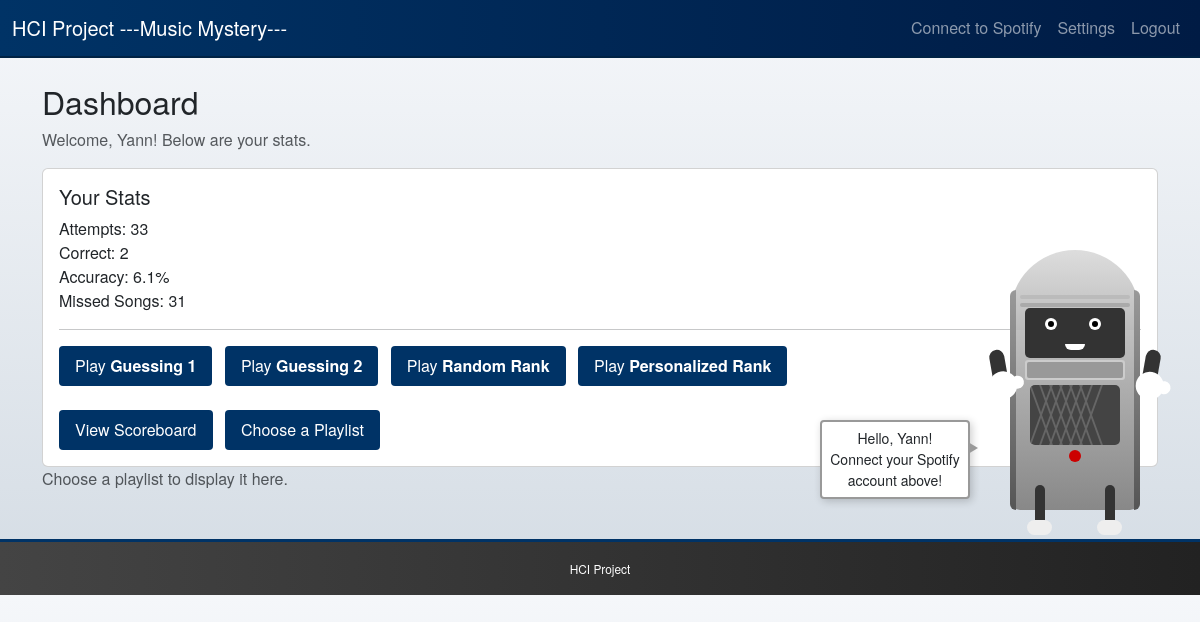
Page /dashboard (signed in) on the earlier database version.
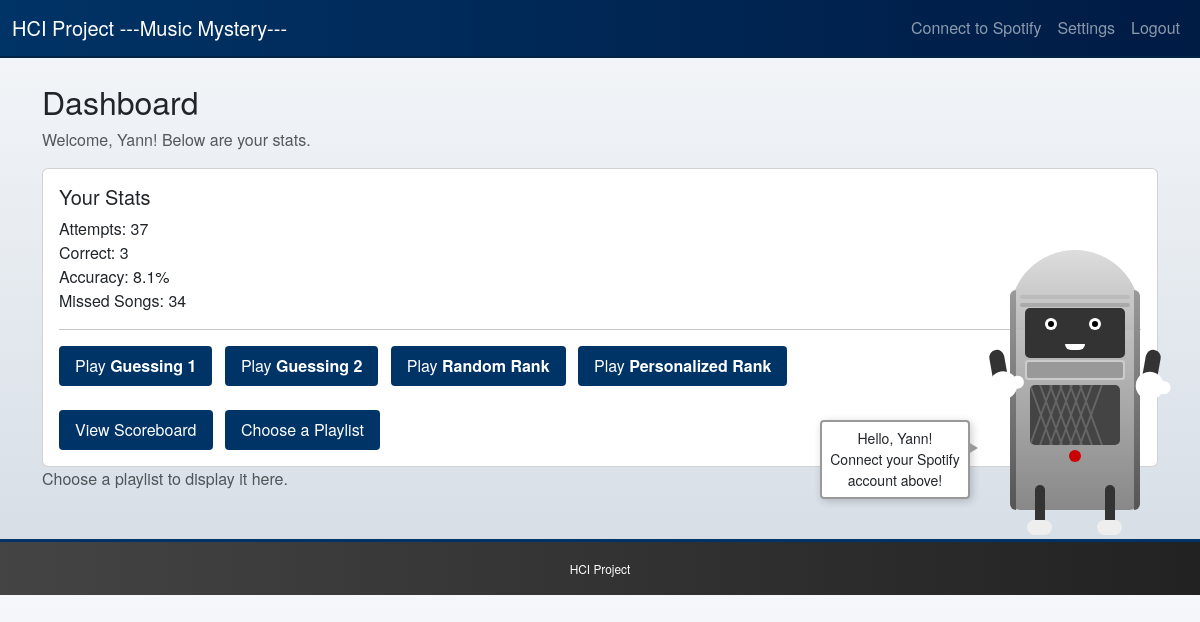
Same page on the later database version.
### models.py (models this page shows, shortened)
class User(db.Model):
    id = db.Column(db.Integer, primary_key=True)
    username = db.Column(db.String(80), unique=True, nullable=False)
    password = db.Column(db.String(80), nullable=False)
    total_correct = db.Column(db.Integer, default=0)
    total_attempts = db.Column(db.Integer, default=0)
    missed_songs = db.Column(db.String(1000), default="[]")
    random_guess_elo = db.Column(db.Integer, default=1200)
    personalized_guess_elo = db.Column(db.Integer, default=1200)
    random_rank_elo = db.Column(db.Integer, default=1200)
    personalized_rank_elo = db.Column(db.Integer, default=1200)
    preferences_json = db.Column(db.Text, default="{}")
    def get_missed_songs(self):
        try:
            return json.loads(self.missed_songs)
        except:
            return []
    def get_accuracy(self):
        if self.total_attempts == 0:
            return 0
        return self.total_correct / self.total_attempts

### routes/quiz_main.py (the view, shortened to what this page needs)
@quiz_bp.route('/dashboard')
@require_login
def dashboard():
    user = current_user()
    if not user:
        return redirect(url_for('auth_bp.login'))
    missed_count = len(user.get_missed_songs())
    if not session.get("spotify_token"):
        session["buddy_message"] = f"Hello, {user.username}! Connect your Spotify account above!"
    else:
        lines = get_buddy_personality_lines()
        session["buddy_message"] = lines['start'][0]
    return render_template('dashboard.html',
                           user=user,
                           missed_count=missed_count,
                           all_songs=ALL_TRACKS)

### app.py (called while the page is built)
def create_app():
    load_dotenv()
    app = Flask(__name__)
    app.secret_key = "ANY_RANDOM_SECRET_FOR_DEVELOPMENT"
    app.config["SQLALCHEMY_DATABASE_URI"] = "sqlite:///guessing_game.db"
    app.config["SQLALCHEMY_TRACK_MODIFICATIONS"] = False
    db.init_app(app)
    @app.context_processor
    def inject_now():
        return {"now": datetime.datetime.now()}
    @app.context_processor
    def inject_buddy_message():
        return {
            "buddy_message": session.get("buddy_message", ""),
            "buddy_hint": session.get("buddy_hint", "")
        }
    from routes.auth import auth_bp
    from routes.quiz_base import quiz_bp
    import routes.quiz_main
    import routes.quiz_personalized
    import routes.quiz_ranking
    app.register_blueprint(auth_bp)
    app.register_blueprint(quiz_bp)
    with app.app_context():
        db.create_all()
    return app

### routes/quiz_main.py (called while the page is built)
def current_user():
    uid = session.get("user_id")
    if not uid:
        return None
    return User.query.get(uid)

### templates/dashboard.html
{% extends "layout.html" %}
{% block content %}
<h2>Dashboard</h2>
<p class="text-muted">Welcome, {{ user.username }}! Below are your stats.</p>
<div class="card mt-3">
  <div class="card-body">
    <h5 class="card-title">Your Stats</h5>
    <p class="card-text">
      Attempts: {{ user.total_attempts }}<br/>
      Correct: {{ user.total_correct }}<br/>
      Accuracy: {{ (user.get_accuracy()*100)|round(1) }}%<br/>
      Missed Songs: {{ missed_count }}
    </p>
    <hr/>
    <button class="btn quiz-btn me-2"
            onclick="window.location='{{ url_for('quiz_bp.random_version') }}'">
      Play <strong>Guessing 1</strong>
    </button>
    <button class="btn quiz-btn me-2"
            onclick="window.location='{{ url_for('quiz_bp.personalized_version') }}'">
      Play <strong>Guessing 2</strong>
    </button>
    <button class="btn quiz-btn me-2"
            onclick="window.location='{{ url_for('quiz_bp.random_rank') }}'">
      Play <strong>Random Rank</strong>
    </button>
    <button class="btn quiz-btn"
            onclick="window.location='{{ url_for('quiz_bp.personalized_rank') }}'">
      Play <strong>Personalized Rank</strong>
    </button>
    <br/><br/>
    <button class="btn quiz-btn me-2"
            onclick="window.location='{{ url_for('quiz_bp.scoreboard') }}'">
      View Scoreboard
    </button>
    <button class="btn quiz-btn"
        onclick="window.location='{{ url_for('quiz_bp.choose_playlist') }}'">
        Choose a Playlist
      </button>
  </div>
</div>
{% if session.playlist_id %}
<hr/>
<iframe
  style="border-radius:12px"
  src="https://open.spotify.com/embed/playlist/{{ session.playlist_id }}"
  width="100%"
  height="380"
  frameborder="0"
  allow="autoplay; clipboard-write; encrypted-media; fullscreen; picture-in-picture"
  loading="lazy">
</iframe>
{% else %}
<p class="text-muted">
  Choose a playlist to display it here.
</p>
{% endif %}
{% endblock %}

Differences in the rows shown:
changed User "Yann": total_attempts "33" → "37"; total_correct "2" → "3"; (user.get_accuracy()*100)|round(1) "6.1" → "8.1"
Other differences:
{{ missed_count }}: "31" → "34"
